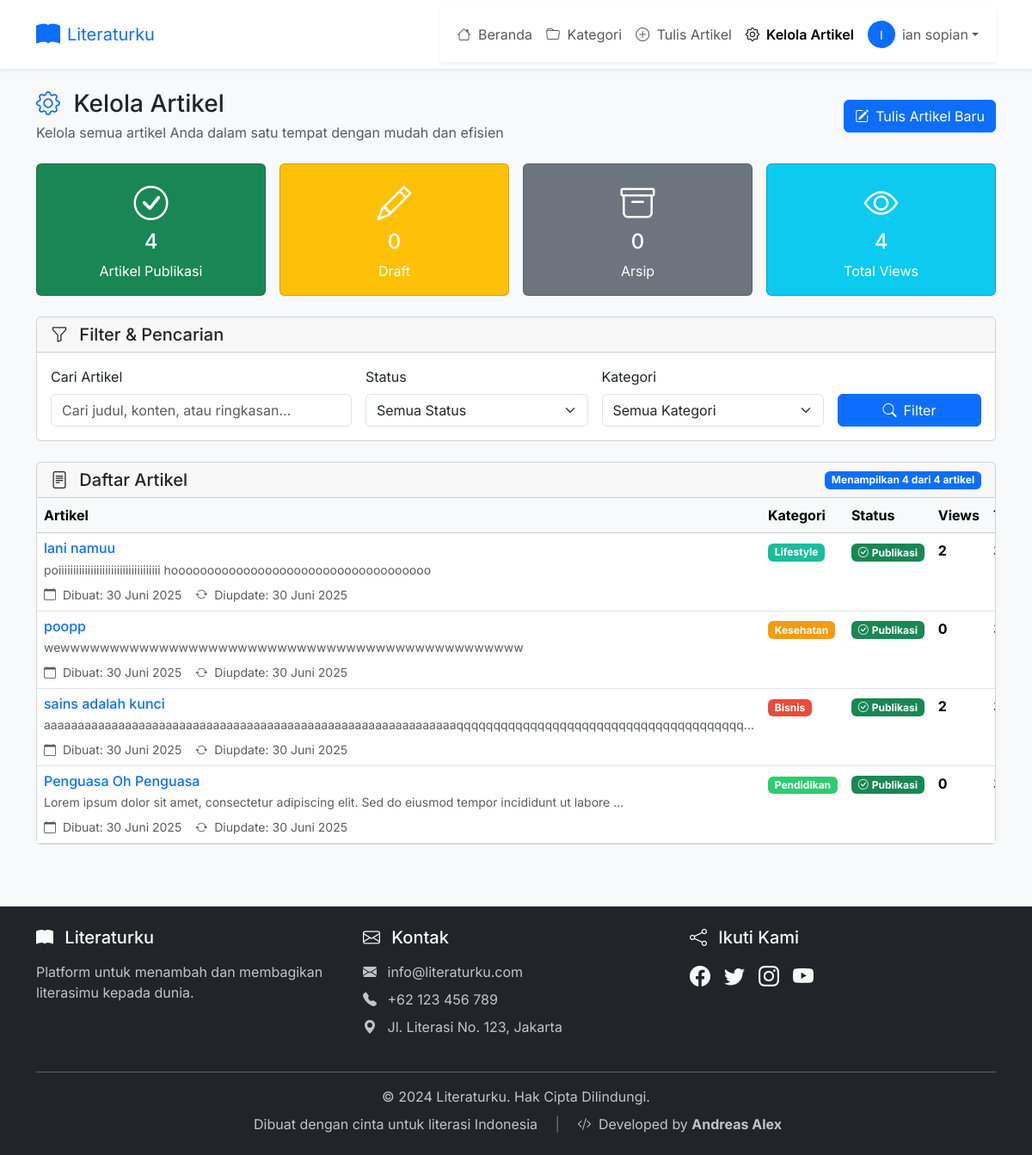
The app's page /admin_artikel.php (signed in) with its own data.
### tables this page shows
CREATE TABLE `artikel` (
  `id` int(11) NOT NULL,
  `judul` varchar(255) NOT NULL,
  `konten` text NOT NULL,
  `ringkasan` text DEFAULT NULL,
  `kategori_id` int(11) DEFAULT NULL,
  `category_enum` enum('teknologi','pendidikan','bisnis','kesehatan','sains','lifestyle','olahraga','hiburan','umum') DEFAULT 'umum',
  `user_id` int(11) DEFAULT NULL,
  `gambar` varchar(255) DEFAULT NULL,
  `status` enum('draft','published','archived') DEFAULT 'published',
  `views` int(11) DEFAULT 0,
  `created_at` DATETIME NOT NULL,  
  `updated_at` timestamp NOT NULL DEFAULT current_timestamp() ON UPDATE current_timestamp()
);

### auth_helper.php (called while the page is built, shortened)
<?php
function is_logged_in() {
    return isset($_SESSION['logged_in']) && $_SESSION['logged_in'] === true;
}
function get_logged_in_user() {
    if (is_logged_in()) {
        return array(
            'id' => $_SESSION['user_id'],
            'username' => $_SESSION['username'],
            'email' => $_SESSION['email']
        );
    }
    return null;
}
?>

### artikel_functions_enum.php (called while the page is built, shortened)
<?php
require_once 'kategori_definitions.php';
function getArtikelByUser($pdo, $user_id, $limit = 10, $offset = 0, $category_enum = null, $status = 'all', $search = null) {
    try {
        $sql = "SELECT a.*, u.username as penulis
                FROM artikel a
                LEFT JOIN users u ON a.user_id = u.id
                WHERE a.user_id = ?";
        $params = [$user_id];
        $sql .= " ORDER BY a.updated_at DESC LIMIT ? OFFSET ?";
        $params[] = $limit;
        $params[] = $offset;
        $stmt = $pdo->prepare($sql);
        $stmt->execute($params);
        $articles = $stmt->fetchAll();
        foreach ($articles as &$article) {
            $kategori_info = getKategoriInfo($article['category_enum']);
        }
        return $articles;
    } catch(PDOException $e) {
        error_log("Error getting artikel by user: " . $e->getMessage());
        return [];
    }
}
function formatTanggal($date) {
    $bulan = [
        1 => 'Januari', 'Februari', 'Maret', 'April', 'Mei', 'Juni',
        'Juli', 'Agustus', 'September', 'Oktober', 'November', 'Desember'
    ];
    $timestamp = strtotime($date);
    $day = date('d', $timestamp);
    $month = $bulan[date('n', $timestamp)];
    $year = date('Y', $timestamp);
    return $day . ' ' . $month . ' ' . $year;
}
function truncateText($text, $length = 150) {
    if (strlen($text) <= $length) {
        return $text;
    }
    return substr($text, 0, $length) . '...';
}
function getTotalArtikelByUser($pdo, $user_id, $category_enum = null, $status = 'all', $search = null) {
    try {
        $sql = "SELECT COUNT(*) FROM artikel WHERE user_id = ?";
        $params = [$user_id];
        $stmt = $pdo->prepare($sql);
        $stmt->execute($params);
        return $stmt->fetchColumn();
    } catch(PDOException $e) {
        error_log("Error getting total artikel by user: " . $e->getMessage());
        return 0;
    }
}
?>

### kategori_definitions.php (called while the page is built, shortened)
<?php
function getKategoriInfo($category_enum) {
    $definitions = KATEGORI_DEFINITIONS;
    return $definitions[$category_enum] ?? $definitions['umum'];
}

### admin_artikel.php (the view, shortened to what this page needs)
<?php
require_once 'auth_helper.php';
require_once 'artikel_functions_enum.php';
$current_user = get_logged_in_user();
$status_filter = isset($_GET['status']) ? sanitize_input($_GET['status']) : 'all';
$kategori_filter = isset($_GET['kategori']) ? sanitize_input($_GET['kategori']) : null;
$search = isset($_GET['search']) ? sanitize_input($_GET['search']) : null;
$page = isset($_GET['page']) ? (int)$_GET['page'] : 1;
$limit = 10;
$offset = ($page - 1) * $limit;
try {
    $artikel_list = getArtikelByUser($pdo, $current_user['id'], $limit, $offset, $kategori_filter, $status_filter, $search);
    $total_artikel = getTotalArtikelByUser($pdo, $current_user['id'], $kategori_filter, $status_filter, $search);
} catch(Exception $e) {
    error_log("Error getting articles: " . $e->getMessage());
    $artikel_list = [];
    $total_artikel = 0;
    $total_pages = 0;
}
$stats = [];
try {
    $user_id = $current_user['id'];
    $stmt = $pdo->prepare("SELECT COUNT(*) FROM artikel WHERE user_id = ? AND status = 'published'");
    $stmt->execute([$user_id]);
    $stats['published'] = $stmt->fetchColumn();
    $stmt = $pdo->prepare("SELECT COUNT(*) FROM artikel WHERE user_id = ? AND status = 'draft'");
    $stmt->execute([$user_id]);
    $stats['draft'] = $stmt->fetchColumn();
    $stmt = $pdo->prepare("SELECT COUNT(*) FROM artikel WHERE user_id = ? AND status = 'archived'");
    $stmt->execute([$user_id]);
    $stats['archived'] = $stmt->fetchColumn();
    $stmt = $pdo->prepare("SELECT SUM(views) FROM artikel WHERE user_id = ? AND status = 'published'");
    $stmt->execute([$user_id]);
    $stats['total_views'] = $stmt->fetchColumn() ?: 0;
} catch(PDOException $e) {
    $stats = ['published' => 0, 'draft' => 0, 'archived' => 0, 'total_views' => 0];
}
?>
<!DOCTYPE html>
<html lang="id">
<head>
    <link href="https://cdn.jsdelivr.net/npm/bootstrap@5.3.2/dist/css/bootstrap.min.css" rel="stylesheet">
    <link rel="stylesheet" href="https://cdn.jsdelivr.net/npm/bootstrap-icons@1.11.1/font/bootstrap-icons.css">
</head>
<body class="bg-light">
<nav class="navbar navbar-expand-lg navbar-light bg-white shadow-sm sticky-top">
    <div class="container">
        <a class="navbar-brand text-primary d-flex align-items-center" href="index.php">
            <i class="bi bi-book-fill me-2 fs-3"></i>
            <span>Literaturku</span>
        </a>
        <div class="collapse navbar-collapse" id="navbarNav">
            <div class="ms-auto">
                <?php include 'navigasi.php'; ?>
            </div>
        </div>
    </div>
</nav>
<main class="py-4">
    <div class="container">
        <div class="row mb-4">
            <div class="col-12">
                <div class="d-flex justify-content-between align-items-center">
                    <div>
                        <h2 class="h3 mb-1">
                            <i class="bi bi-gear text-primary me-2"></i>
                            Kelola Artikel
                        </h2>
                        <p class="text-muted mb-0">Kelola semua artikel Anda dalam satu tempat dengan mudah dan efisien</p>
                    </div>
                    <a href="tambah_artikel.php" class="btn btn-primary">
                        <i class="bi bi-pencil-square me-2"></i>Tulis Artikel Baru
                    </a>
                </div>
            </div>
        </div>
        <div class="row g-3 mb-4">
            <div class="col-md-3 col-sm-6">
                <div class="card text-white bg-success">
                    <div class="card-body text-center">
                        <i class="bi bi-check-circle fs-1 mb-2"></i>
                        <h4 class="card-title"><?php echo $stats['published']; ?></h4>
                        <p class="card-text">Artikel Publikasi</p>
                    </div>
                </div>
            </div>
            <div class="col-md-3 col-sm-6">
                <div class="card text-white bg-warning">
                    <div class="card-body text-center">
                        <i class="bi bi-pencil fs-1 mb-2"></i>
                        <h4 class="card-title"><?php echo $stats['draft']; ?></h4>
                        <p class="card-text">Draft</p>
                    </div>
                </div>
            </div>
            <div class="col-md-3 col-sm-6">
                <div class="card text-white bg-secondary">
                    <div class="card-body text-center">
                        <i class="bi bi-archive fs-1 mb-2"></i>
                        <h4 class="card-title"><?php echo $stats['archived']; ?></h4>
                        <p class="card-text">Arsip</p>
                    </div>
                </div>
            </div>
            <div class="col-md-3 col-sm-6">
                <div class="card text-white bg-info">
                    <div class="card-body text-center">
                        <i class="bi bi-eye fs-1 mb-2"></i>
                        <h4 class="card-title"><?php echo number_format($stats['total_views']); ?></h4>
                        <p class="card-text">Total Views</p>
                    </div>
                </div>
            </div>
        </div>
        <div class="row mb-4">
            <div class="col-12">
                <div class="card">
                    <div class="card-header">
                        <h5 class="card-title mb-0">
                            <i class="bi bi-funnel me-2"></i>
                            Filter & Pencarian
                        </h5>
                    </div>
                    <div class="card-body">
                        <form method="GET" class="row g-3">
                            <div class="col-md-4">
                                <label for="search" class="form-label">Cari Artikel</label>
                                <input type="text" class="form-control" id="search" name="search"
                                       value="<?php echo htmlspecialchars($search ?? ''); ?>"
                                       placeholder="Cari judul, konten, atau ringkasan...">
                            </div>
                            <div class="col-md-3">
                                <label for="status" class="form-label">Status</label>
                                <select class="form-select" id="status" name="status">
                                    <option value="all" <?php echo $status_filter == 'all' ? 'selected' : ''; ?>>Semua Status</option>
                                </select>
                            </div>
                            <div class="col-md-3">
                                <label for="kategori" class="form-label">Kategori</label>
                                <select class="form-select" id="kategori" name="kategori">
                                    <option value="">Semua Kategori</option>
                                </select>
                            </div>
                            <div class="col-md-2 d-flex align-items-end">
                                <button type="submit" class="btn btn-primary w-100">
                                    <i class="bi bi-search me-2"></i>Filter
                                </button>
                            </div>
                        </form>
                    </div>
                </div>
            </div>
        </div>
        <div class="row">
            <div class="col-12">
                <div class="card">
                    <div class="card-header d-flex justify-content-between align-items-center">
                        <h5 class="card-title mb-0">
                            <i class="bi bi-file-text me-2"></i>
                            Daftar Artikel
                        </h5>
                        <span class="badge bg-primary">
                            Menampilkan <?php echo count($artikel_list); ?> dari <?php echo $total_artikel; ?> artikel
                        </span>
                    </div>
                    <?php if (empty($artikel_list)): ?>
                        <div class="card-body text-center py-5">
                            <i class="bi bi-inbox fs-1 text-muted mb-4"></i>
                            <h4 class="text-muted">Belum Ada Artikel</h4>
                            <p class="text-muted mb-4">
                                <?php if ($search || $status_filter !== 'all' || $kategori_filter): ?>
                                    Tidak ditemukan artikel dengan filter yang dipilih.
                                <?php else: ?>
                                    Anda belum menulis artikel apapun. Mulai dengan menulis artikel pertama Anda!
                                <?php endif; ?>
                            </p>
                            <a href="tambah_artikel.php" class="btn btn-primary">
                                <i class="bi bi-pencil-square me-2"></i>Tulis Artikel Pertama
                            </a>
                        </div>
                    <?php else: ?>
                        <div class="table-responsive">
                            <table class="table table-hover mb-0">
                                <thead class="table-light">
                                    <tr>
                                        <th>Artikel</th>
                                        <th>Kategori</th>
                                        <th>Status</th>
                                        <th class="d-none d-md-table-cell">Views</th>
                                        <th class="d-none d-lg-table-cell">Tanggal</th>
                                    </tr>
                                </thead>
                                <tbody>
                                    <?php foreach ($artikel_list as $artikel): ?>
                                        <tr>
                                            <td>
                                                <div>
                                                    <h6 class="mb-1">
                                                        <a href="artikel_detail.php?id=<?php echo $artikel['id']; ?>"
                                                           class="text-decoration-none">
                                                            <?php echo htmlspecialchars($artikel['judul']); ?>
                                                        </a>
                                                    </h6>
                                                    <p class="text-muted small mb-2">
                                                        <?php echo htmlspecialchars(truncateText($artikel['ringkasan'], 100)); ?>
                                                    </p>
                                                    <div class="d-flex gap-3 text-muted small">
                                                        <span>
                                                            <i class="bi bi-calendar me-1"></i>
                                                            Dibuat: <?php echo formatTanggal($artikel['created_at']); ?>
                                                        </span>
                                                        <span>
                                                            <i class="bi bi-arrow-repeat me-1"></i>
                                                            Diupdate: <?php echo formatTanggal($artikel['updated_at']); ?>
                                                        </span>
                                                    </div>
                                                </div>
                                            </td>
                                            <td>
                                                <span class="badge" style="background-color: <?php echo $artikel['kategori_warna']; ?>">
                                                    <?php echo htmlspecialchars($artikel['kategori_nama'] ?? 'Umum'); ?>
                                                </span>
                                            </td>
                                            <td>
                                                <?php
                                                switch($artikel['status']) {
                                                    case 'published':
                                                        echo '<span class="badge bg-success"><i class="bi bi-check-circle me-1"></i>Publikasi</span>';
                                                        break;
                                                }
                                                ?>
                                            </td>
                                            <td class="d-none d-md-table-cell">
                                                <strong><?php echo number_format($artikel['views']); ?></strong>
                                            </td>
                                            <td class="d-none d-lg-table-cell">
                                            </td>
                                        </tr>
                                    <?php endforeach; ?>
                                </tbody>
                            </table>
                        </div>
                    <?php endif; ?>
                </div>
            </div>
        </div>
    </div>
</main>
<footer class="bg-dark text-light py-4 mt-5">
    <div class="container">
        <?php include 'footer.php'; ?>
    </div>
</footer>
</body>
</html>

### admin_artikel.php (style rules this page uses)
body { font-family: 'Inter', sans-serif; }

### records on screen
artikel: judul "lani namuu", ringkasan "poiiiiiiiiiiiiiiiiiiiiiiiiiiiiiiiiiii hoooooooooooooooooooooooooooooooooooo", created_at "30 Juni 2025", updated_at "30 Juni 2025", kategori_nama "Lifestyle", status "published" (drawn), views "2"
artikel: judul "poopp", ringkasan "wewwwwwwwwwwwwwwwwwwwwwwwwwwwwwwwwwwwwwwwwwwwwwww", created_at "30 Juni 2025", updated_at "30 Juni 2025", kategori_nama "Kesehatan", status "published" (drawn), views "0"
artikel: judul "sains adalah kunci", ringkasan "aaaaaaaaaaaaaaaaaaaaaaaaaaaaaaaaaaaaaaaaaaaaaaaaaaaaaaaaaaaaaqqqqqqqqqqqqqqqqqqqqqqqqqqqqqqqqqqqqqqq...", created_at "30 Juni 2025", updated_at "30 Juni 2025", kategori_nama "Bisnis", status "published" (drawn), views "2"
artikel: judul "Penguasa Oh Penguasa", ringkasan "Lorem ipsum dolor sit amet, consectetur adipiscing elit. Sed do eiusmod tempor incididunt ut labore ...", created_at "30 Juni 2025", updated_at "30 Juni 2025", kategori_nama "Pendidikan", status "published" (drawn), views "0"

### other values on screen
substr($current_user['username'], 0, 1) "I"
$current_user['username'] "ian sopian"
$stats['published'] "4"
$stats['draft'] "0"
$stats['archived'] "0"
$stats['total_views'] "4"
count($artikel_list) "4"
$total_artikel "4"
